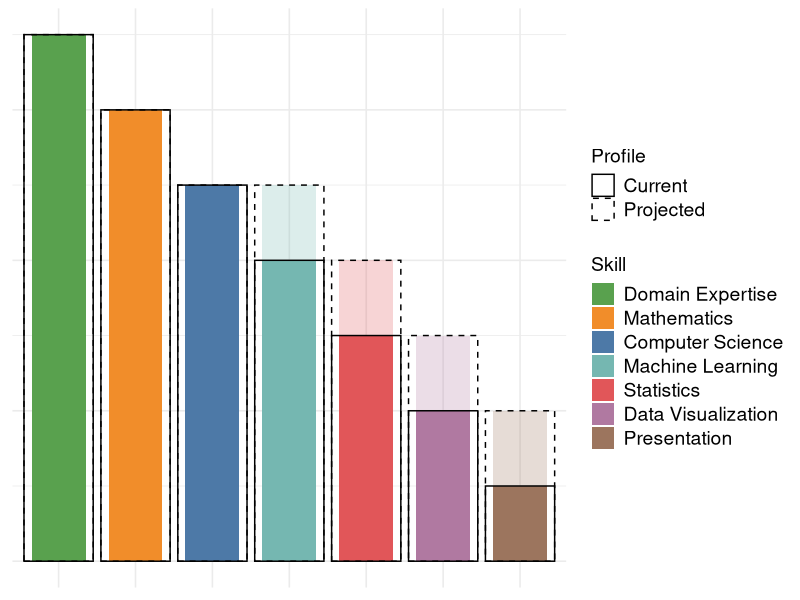
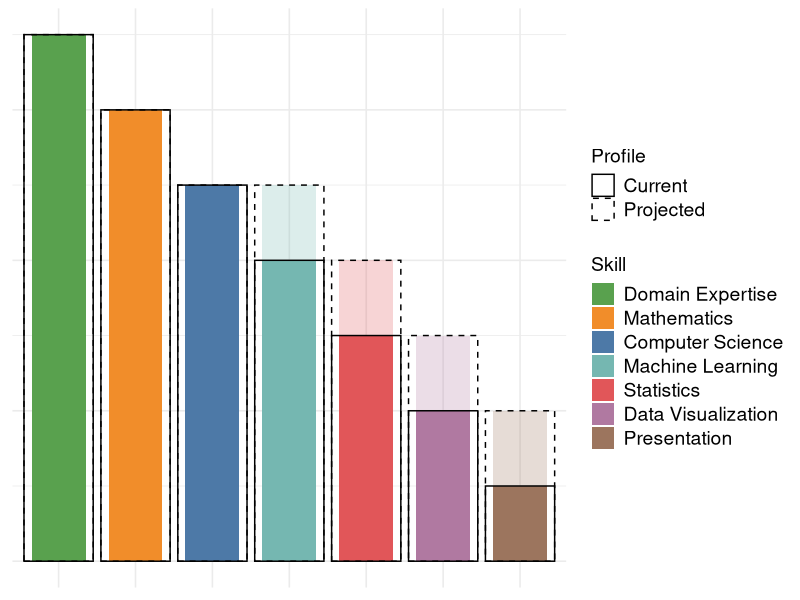

These figures' R source, in order:
library(ggplot2)

skills <- data.frame(
  skill = c("Computer Science", "Mathematics", "Statistics", "Machine Learning",
            "Domain Expertise", "Data Visualization", "Presentation"),
  current = c(5, 6, 3, 4, 7, 2, 1),
  projected = c(5, 6, 4, 5, 7, 3, 2)
)

colors <- c(
  "Computer Science" = "#4E79A7",
  "Mathematics" = "#F28E2B",
  "Statistics" = "#E15759",
  "Machine Learning" = "#76B7B2",
  "Domain Expertise" = "#59A14F",
  "Data Visualization" = "#B07AA1",
  "Presentation" = "#9C755F"
)

# Sort skills from highest to lowest current level
skills <- skills[order(-skills$current), ]
skills$skill <- factor(skills$skill, levels = skills$skill)

# Assign colors explicitly
skills$bar_color <- colors[as.character(skills$skill)]

p <- ggplot(skills, aes(x = skill)) +
  
  # Current: solid bars
  geom_col(
    aes(y = current, fill = bar_color),
    width = 0.7
  ) +
  
  # Projected: transparent bars with dashed outlines
  geom_col(
    aes(y = projected, fill = bar_color),
    alpha = 0.25,
    color = NA,
    width = 0.7
  ) +
  
  # Skill color legend
  scale_fill_identity(
    name = "Skill",
    breaks = skills$bar_color,
    labels = skills$skill,
    guide = "legend"
  ) +
  
  # Profile legend
  geom_col(
    aes(y = current, linetype = "Current"),
    fill = NA,
    color = "black",
    alpha = 0
  ) +
  geom_col(
    aes(y = projected, linetype = "Projected"),
    fill = NA,
    color = "black",
    alpha = 0
  ) +
  scale_linetype_manual(
    name = "Profile",
    values = c(
      "Current" = "solid",
      "Projected" = "dashed"
    )
  ) +
  
  labs(x = NULL, y = NULL) +
  
  theme_minimal(base_size = 12) +
  theme(
    axis.text.x = element_blank(),
    axis.ticks.x = element_blank(),
    axis.text.y = element_blank(),
    axis.ticks.y = element_blank(),
    legend.text = element_text(size = 14),
    legend.title = element_text(size = 14)
  )

print(p)

ggsave(
  "data_science_skill_profiles.png",
  p,
  width = 8.5,
  height = 6,
  units = "in",
  dpi = 300
)
